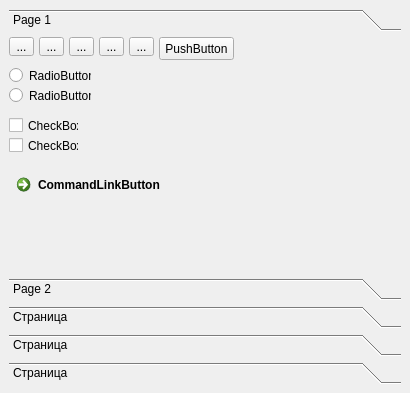
<?xml version="1.0" encoding="UTF-8"?>
<ui version="4.0">
 <class>RTQTDemo</class>
 <widget class="QMainWindow" name="RTQTDemo">
  <property name="geometry">
   <rect>
    <x>0</x>
    <y>0</y>
    <width>410</width>
    <height>393</height>
   </rect>
  </property>
  <property name="windowTitle">
   <string>RTQTDemo</string>
  </property>
  <widget class="QWidget" name="centralwidget">
   <layout class="QGridLayout" name="gridLayout_4">
    <item row="0" column="0">
     <widget class="QToolBox" name="toolBox">
      <property name="currentIndex">
       <number>0</number>
      </property>
      <widget class="QWidget" name="page">
       <property name="geometry">
        <rect>
         <x>0</x>
         <y>0</y>
         <width>392</width>
         <height>240</height>
        </rect>
       </property>
       <attribute name="label">
        <string>Page 1</string>
       </attribute>
       <widget class="QPushButton" name="pushButton">
        <property name="geometry">
         <rect>
          <x>150</x>
          <y>0</y>
          <width>75</width>
          <height>23</height>
         </rect>
        </property>
        <property name="text">
         <string>PushButton</string>
        </property>
       </widget>
       <widget class="QToolButton" name="toolButton">
        <property name="geometry">
         <rect>
          <x>0</x>
          <y>0</y>
          <width>25</width>
          <height>19</height>
         </rect>
        </property>
        <property name="text">
         <string>...</string>
        </property>
       </widget>
       <widget class="QToolButton" name="toolButton_2">
        <property name="geometry">
         <rect>
          <x>30</x>
          <y>0</y>
          <width>25</width>
          <height>19</height>
         </rect>
        </property>
        <property name="text">
         <string>...</string>
        </property>
       </widget>
       <widget class="QToolButton" name="toolButton_3">
        <property name="geometry">
         <rect>
          <x>60</x>
          <y>0</y>
          <width>25</width>
          <height>19</height>
         </rect>
        </property>
        <property name="text">
         <string>...</string>
        </property>
       </widget>
       <widget class="QToolButton" name="toolButton_4">
        <property name="geometry">
         <rect>
          <x>90</x>
          <y>0</y>
          <width>25</width>
          <height>19</height>
         </rect>
        </property>
        <property name="text">
         <string>...</string>
        </property>
       </widget>
       <widget class="QToolButton" name="toolButton_5">
        <property name="geometry">
         <rect>
          <x>120</x>
          <y>0</y>
          <width>25</width>
          <height>19</height>
         </rect>
        </property>
        <property name="text">
         <string>...</string>
        </property>
       </widget>
       <widget class="QRadioButton" name="radioButton">
        <property name="geometry">
         <rect>
          <x>0</x>
          <y>30</y>
          <width>82</width>
          <height>17</height>
         </rect>
        </property>
        <property name="text">
         <string>RadioButton</string>
        </property>
       </widget>
       <widget class="QRadioButton" name="radioButton_2">
        <property name="geometry">
         <rect>
          <x>0</x>
          <y>50</y>
          <width>82</width>
          <height>17</height>
         </rect>
        </property>
        <property name="text">
         <string>RadioButton</string>
        </property>
       </widget>
       <widget class="QCheckBox" name="checkBox">
        <property name="geometry">
         <rect>
          <x>0</x>
          <y>80</y>
          <width>70</width>
          <height>17</height>
         </rect>
        </property>
        <property name="text">
         <string>CheckBox</string>
        </property>
       </widget>
       <widget class="QCheckBox" name="checkBox_2">
        <property name="geometry">
         <rect>
          <x>0</x>
          <y>100</y>
          <width>70</width>
          <height>17</height>
         </rect>
        </property>
        <property name="text">
         <string>CheckBox</string>
        </property>
       </widget>
       <widget class="QCommandLinkButton" name="commandLinkButton">
        <property name="geometry">
         <rect>
          <x>0</x>
          <y>130</y>
          <width>185</width>
          <height>41</height>
         </rect>
        </property>
        <property name="text">
         <string>CommandLinkButton</string>
        </property>
       </widget>
      </widget>
      <widget class="QWidget" name="page_2">
       <property name="geometry">
        <rect>
         <x>0</x>
         <y>0</y>
         <width>375</width>
         <height>245</height>
        </rect>
       </property>
       <attribute name="label">
        <string>Page 2</string>
       </attribute>
       <layout class="QGridLayout" name="gridLayout">
        <item row="0" column="0">
         <widget class="QListWidget" name="listWidget">
          <item>
           <property name="text">
            <string>Новый элемент</string>
           </property>
          </item>
          <item>
           <property name="text">
            <string>Новый элемент</string>
           </property>
          </item>
          <item>
           <property name="text">
            <string>Новый элемент</string>
           </property>
          </item>
          <item>
           <property name="text">
            <string>Новый элемент</string>
           </property>
          </item>
          <item>
           <property name="text">
            <string>Новый элемент</string>
           </property>
          </item>
          <item>
           <property name="text">
            <string>Новый элемент</string>
           </property>
          </item>
          <item>
           <property name="text">
            <string>Новый элемент</string>
           </property>
          </item>
         </widget>
        </item>
        <item row="1" column="0">
         <widget class="QTreeWidget" name="treeWidget">
          <column>
           <property name="text">
            <string>Новый столбец</string>
           </property>
          </column>
          <item>
           <property name="text">
            <string>Новый элемент</string>
           </property>
           <item>
            <property name="text">
             <string>Новый дочерний элемент</string>
            </property>
           </item>
          </item>
          <item>
           <property name="text">
            <string>Новый элемент</string>
           </property>
           <item>
            <property name="text">
             <string>Новый дочерний элемент</string>
            </property>
            <item>
             <property name="text">
              <string>Новый дочерний элемент</string>
             </property>
            </item>
           </item>
          </item>
          <item>
           <property name="text">
            <string>Новый элемент</string>
           </property>
           <item>
            <property name="text">
             <string>Новый дочерний элемент</string>
            </property>
           </item>
           <item>
            <property name="text">
             <string>Новый элемент</string>
            </property>
           </item>
           <item>
            <property name="text">
             <string>Новый элемент</string>
            </property>
            <item>
             <property name="text">
              <string>Новый дочерний элемент</string>
             </property>
             <item>
              <property name="text">
               <string>Новый дочерний элемент</string>
              </property>
             </item>
            </item>
           </item>
           <item>
            <property name="text">
             <string>Новый элемент</string>
            </property>
           </item>
          </item>
          <item>
           <property name="text">
            <string>Новый элемент</string>
           </property>
           <item>
            <property name="text">
             <string>Новый дочерний элемент</string>
            </property>
            <item>
             <property name="text">
              <string>Новый дочерний элемент</string>
             </property>
             <item>
              <property name="text">
               <string>Новый дочерний элемент</string>
              </property>
             </item>
             <item>
              <property name="text">
               <string>Новый элемент</string>
              </property>
             </item>
             <item>
              <property name="text">
               <string>Новый элемент</string>
              </property>
             </item>
             <item>
              <property name="text">
               <string>Новый элемент</string>
              </property>
              <item>
               <property name="text">
                <string>Новый дочерний элемент</string>
               </property>
              </item>
              <item>
               <property name="text">
                <string>Новый элемент</string>
               </property>
              </item>
             </item>
            </item>
            <item>
             <property name="text">
              <string>Новый дочерний элемент</string>
             </property>
            </item>
            <item>
             <property name="text">
              <string>Новый элемент</string>
             </property>
            </item>
            <item>
             <property name="text">
              <string>Новый элемент</string>
             </property>
            </item>
            <item>
             <property name="text">
              <string>Новый элемент</string>
             </property>
            </item>
            <item>
             <property name="text">
              <string>Новый элемент</string>
             </property>
            </item>
           </item>
          </item>
         </widget>
        </item>
        <item row="2" column="0">
         <widget class="QTableWidget" name="tableWidget">
          <row>
           <property name="text">
            <string>Новая строка</string>
           </property>
          </row>
          <row>
           <property name="text">
            <string>Новая строка</string>
           </property>
          </row>
          <row>
           <property name="text">
            <string>Новая строка</string>
           </property>
          </row>
          <row>
           <property name="text">
            <string>Новая строка</string>
           </property>
          </row>
          <row>
           <property name="text">
            <string>Новая строка</string>
           </property>
          </row>
          <row>
           <property name="text">
            <string>Новая строка</string>
           </property>
          </row>
          <row>
           <property name="text">
            <string>Новая строка</string>
           </property>
          </row>
          <column>
           <property name="text">
            <string>Новый столбец</string>
           </property>
          </column>
          <column>
           <property name="text">
            <string>Новый столбец</string>
           </property>
          </column>
          <column>
           <property name="text">
            <string>Новый столбец</string>
           </property>
          </column>
          <column>
           <property name="text">
            <string>Новый столбец</string>
           </property>
          </column>
          <column>
           <property name="text">
            <string>Новый столбец</string>
           </property>
          </column>
          <column>
           <property name="text">
            <string>Новый столбец</string>
           </property>
          </column>
          <column>
           <property name="text">
            <string>Новый столбец</string>
           </property>
          </column>
         </widget>
        </item>
       </layout>
      </widget>
      <widget class="QWidget" name="page_3">
       <attribute name="label">
        <string>Страница</string>
       </attribute>
       <layout class="QGridLayout" name="gridLayout_5">
        <item row="0" column="0">
         <widget class="QGroupBox" name="groupBox">
          <property name="title">
           <string>GroupBox</string>
          </property>
          <layout class="QGridLayout" name="gridLayout_2">
           <item row="0" column="0">
            <widget class="QPushButton" name="pushButton_2">
             <property name="text">
              <string>PushButton</string>
             </property>
            </widget>
           </item>
           <item row="1" column="0">
            <widget class="QPushButton" name="pushButton_3">
             <property name="text">
              <string>PushButton</string>
             </property>
            </widget>
           </item>
          </layout>
         </widget>
        </item>
        <item row="0" column="1">
         <widget class="QScrollArea" name="scrollArea">
          <property name="widgetResizable">
           <bool>true</bool>
          </property>
          <widget class="QWidget" name="scrollAreaWidgetContents">
           <property name="geometry">
            <rect>
             <x>0</x>
             <y>0</y>
             <width>115</width>
             <height>388</height>
            </rect>
           </property>
           <layout class="QGridLayout" name="gridLayout_3">
            <item row="0" column="0">
             <widget class="QWidget" name="widget" native="true">
              <layout class="QVBoxLayout" name="verticalLayout_2">
               <item>
                <widget class="QPushButton" name="pushButton_4">
                 <property name="text">
                  <string>PushButton</string>
                 </property>
                </widget>
               </item>
               <item>
                <widget class="QPushButton" name="pushButton_5">
                 <property name="text">
                  <string>PushButton</string>
                 </property>
                </widget>
               </item>
               <item>
                <widget class="QDoubleSpinBox" name="doubleSpinBox_2"/>
               </item>
               <item>
                <widget class="QPushButton" name="pushButton_6">
                 <property name="text">
                  <string>PushButton</string>
                 </property>
                </widget>
               </item>
               <item>
                <widget class="QSpinBox" name="spinBox_2"/>
               </item>
               <item>
                <widget class="QPushButton" name="pushButton_7">
                 <property name="text">
                  <string>PushButton</string>
                 </property>
                </widget>
               </item>
               <item>
                <widget class="QPushButton" name="pushButton_9">
                 <property name="text">
                  <string>PushButton</string>
                 </property>
                </widget>
               </item>
               <item>
                <widget class="QPushButton" name="pushButton_12">
                 <property name="text">
                  <string>PushButton</string>
                 </property>
                </widget>
               </item>
               <item>
                <widget class="QPushButton" name="pushButton_11">
                 <property name="text">
                  <string>PushButton</string>
                 </property>
                </widget>
               </item>
               <item>
                <widget class="QLabel" name="label_2">
                 <property name="text">
                  <string>TextLabel</string>
                 </property>
                </widget>
               </item>
               <item>
                <widget class="QLineEdit" name="lineEdit_2"/>
               </item>
               <item>
                <widget class="QPushButton" name="pushButton_10">
                 <property name="text">
                  <string>PushButton</string>
                 </property>
                </widget>
               </item>
               <item>
                <widget class="QPushButton" name="pushButton_8">
                 <property name="text">
                  <string>PushButton</string>
                 </property>
                </widget>
               </item>
              </layout>
             </widget>
            </item>
           </layout>
          </widget>
         </widget>
        </item>
        <item row="0" column="2">
         <widget class="QStackedWidget" name="stackedWidget">
          <property name="frameShape">
           <enum>QFrame::Box</enum>
          </property>
          <property name="currentIndex">
           <number>1</number>
          </property>
          <widget class="QWidget" name="page_4">
           <widget class="QPushButton" name="pushButton_14">
            <property name="geometry">
             <rect>
              <x>50</x>
              <y>70</y>
              <width>75</width>
              <height>23</height>
             </rect>
            </property>
            <property name="text">
             <string>PushButton</string>
            </property>
           </widget>
           <widget class="QPushButton" name="pushButton_15">
            <property name="geometry">
             <rect>
              <x>50</x>
              <y>100</y>
              <width>75</width>
              <height>23</height>
             </rect>
            </property>
            <property name="text">
             <string>PushButton</string>
            </property>
           </widget>
          </widget>
          <widget class="QWidget" name="page_5">
           <widget class="QRadioButton" name="radioButton_4">
            <property name="geometry">
             <rect>
              <x>10</x>
              <y>20</y>
              <width>82</width>
              <height>17</height>
             </rect>
            </property>
            <property name="text">
             <string>RadioButton</string>
            </property>
           </widget>
           <widget class="QRadioButton" name="radioButton_5">
            <property name="geometry">
             <rect>
              <x>10</x>
              <y>40</y>
              <width>82</width>
              <height>17</height>
             </rect>
            </property>
            <property name="text">
             <string>RadioButton</string>
            </property>
           </widget>
          </widget>
         </widget>
        </item>
        <item row="1" column="0" colspan="3">
         <widget class="QTabWidget" name="tabWidget">
          <property name="currentIndex">
           <number>1</number>
          </property>
          <widget class="QWidget" name="tab">
           <attribute name="title">
            <string>Tab 1</string>
           </attribute>
           <widget class="QPushButton" name="pushButton_13">
            <property name="geometry">
             <rect>
              <x>10</x>
              <y>10</y>
              <width>75</width>
              <height>23</height>
             </rect>
            </property>
            <property name="text">
             <string>PushButton</string>
            </property>
           </widget>
          </widget>
          <widget class="QWidget" name="tab_2">
           <attribute name="title">
            <string>Tab 2</string>
           </attribute>
           <widget class="QRadioButton" name="radioButton_3">
            <property name="geometry">
             <rect>
              <x>10</x>
              <y>10</y>
              <width>82</width>
              <height>17</height>
             </rect>
            </property>
            <property name="text">
             <string>RadioButton</string>
            </property>
           </widget>
          </widget>
         </widget>
        </item>
       </layout>
      </widget>
      <widget class="QWidget" name="page_6">
       <attribute name="label">
        <string>Страница</string>
       </attribute>
       <layout class="QGridLayout" name="gridLayout_6">
        <item row="2" column="2">
         <widget class="QDoubleSpinBox" name="doubleSpinBox"/>
        </item>
        <item row="1" column="1" colspan="3">
         <widget class="QTextEdit" name="textEdit">
          <property name="html">
           <string>&lt;!DOCTYPE HTML PUBLIC &quot;-//W3C//DTD HTML 4.0//EN&quot; &quot;http://www.w3.org/TR/REC-html40/strict.dtd&quot;&gt;
&lt;html&gt;&lt;head&gt;&lt;meta name=&quot;qrichtext&quot; content=&quot;1&quot; /&gt;&lt;style type=&quot;text/css&quot;&gt;
p, li { white-space: pre-wrap; }
&lt;/style&gt;&lt;/head&gt;&lt;body style=&quot; font-family:'MS Shell Dlg 2'; font-size:8.25pt; font-weight:400; font-style:normal;&quot;&gt;
&lt;p style=&quot; margin-top:0px; margin-bottom:0px; margin-left:0px; margin-right:0px; -qt-block-indent:0; text-indent:0px;&quot;&gt;&lt;span style=&quot; font-size:8pt;&quot;&gt; &lt;/span&gt;&lt;img src=&quot;:/resources/qtdemo.ico&quot; width=&quot;40&quot; height=&quot;40&quot; /&gt;&lt;span style=&quot; font-size:8pt;&quot;&gt;Text Edit. &lt;/span&gt;&lt;/p&gt;
&lt;p style=&quot; margin-top:0px; margin-bottom:0px; margin-left:0px; margin-right:0px; -qt-block-indent:0; text-indent:0px;&quot;&gt;&lt;span style=&quot; font-size:8pt; font-weight:600;&quot;&gt;supports subset of html4 functions&lt;/span&gt;&lt;/p&gt;&lt;/body&gt;&lt;/html&gt;</string>
          </property>
         </widget>
        </item>
        <item row="2" column="3" colspan="3">
         <widget class="QTimeEdit" name="timeEdit"/>
        </item>
        <item row="0" column="3" colspan="4">
         <widget class="QLineEdit" name="lineEdit">
          <property name="text">
           <string>LineEdit</string>
          </property>
         </widget>
        </item>
        <item row="1" column="5" colspan="5">
         <widget class="QPlainTextEdit" name="plainTextEdit">
          <property name="plainText">
           <string>MultiLineEdit</string>
          </property>
         </widget>
        </item>
        <item row="4" column="5" rowspan="2" colspan="2">
         <widget class="QSlider" name="verticalSlider">
          <property name="orientation">
           <enum>Qt::Vertical</enum>
          </property>
         </widget>
        </item>
        <item row="0" column="1" colspan="2">
         <widget class="QComboBox" name="comboBox">
          <item>
           <property name="text">
            <string>Новый элемент</string>
           </property>
          </item>
          <item>
           <property name="text">
            <string>Новый элемент</string>
           </property>
          </item>
          <item>
           <property name="text">
            <string>Новый элемент</string>
           </property>
          </item>
          <item>
           <property name="text">
            <string>Новый элемент</string>
           </property>
          </item>
          <item>
           <property name="text">
            <string>Новый элемент</string>
           </property>
          </item>
         </widget>
        </item>
        <item row="3" column="1" colspan="3">
         <widget class="QDateTimeEdit" name="dateTimeEdit"/>
        </item>
        <item row="4" column="2" colspan="2">
         <widget class="QScrollBar" name="horizontalScrollBar">
          <property name="orientation">
           <enum>Qt::Horizontal</enum>
          </property>
         </widget>
        </item>
        <item row="2" column="1">
         <widget class="QSpinBox" name="spinBox"/>
        </item>
        <item row="5" column="2" colspan="2">
         <widget class="QSlider" name="horizontalSlider">
          <property name="orientation">
           <enum>Qt::Horizontal</enum>
          </property>
         </widget>
        </item>
        <item row="2" column="6" colspan="4">
         <widget class="QDateEdit" name="dateEdit"/>
        </item>
        <item row="4" column="1" rowspan="2">
         <widget class="QDial" name="dial"/>
        </item>
        <item row="4" column="4" rowspan="2">
         <widget class="QScrollBar" name="verticalScrollBar">
          <property name="orientation">
           <enum>Qt::Vertical</enum>
          </property>
         </widget>
        </item>
        <item row="0" column="8">
         <widget class="QLineEdit" name="lineEdit_3">
          <property name="inputMask">
           <string>000.000.000; </string>
          </property>
          <property name="text">
           <string>000.000.000</string>
          </property>
         </widget>
        </item>
       </layout>
      </widget>
      <widget class="QWidget" name="page_7">
       <attribute name="label">
        <string>Страница</string>
       </attribute>
       <layout class="QGridLayout" name="gridLayout_7">
        <item row="0" column="0">
         <widget class="QLabel" name="label">
          <property name="text">
           <string>TextLabel</string>
          </property>
         </widget>
        </item>
        <item row="0" column="1">
         <widget class="QLCDNumber" name="lcdNumber"/>
        </item>
        <item row="0" column="2" colspan="2">
         <widget class="QProgressBar" name="progressBar">
          <property name="value">
           <number>24</number>
          </property>
         </widget>
        </item>
        <item row="1" column="0" colspan="2">
         <widget class="QCalendarWidget" name="calendarWidget"/>
        </item>
       </layout>
      </widget>
     </widget>
    </item>
   </layout>
  </widget>
  <action name="action_3">
   <property name="text">
    <string>фывфыв</string>
   </property>
  </action>
  <action name="action_4">
   <property name="text">
    <string>фыфывфы</string>
   </property>
  </action>
  <action name="action_6">
   <property name="text">
    <string>фывфыв</string>
   </property>
  </action>
  <action name="action_7">
   <property name="text">
    <string>фывфыв</string>
   </property>
  </action>
  <action name="action_8">
   <property name="text">
    <string>фывфыв</string>
   </property>
  </action>
 </widget>
 <resources>
  <include location="global.qrc"/>
 </resources>
 <connections/>
</ui>
